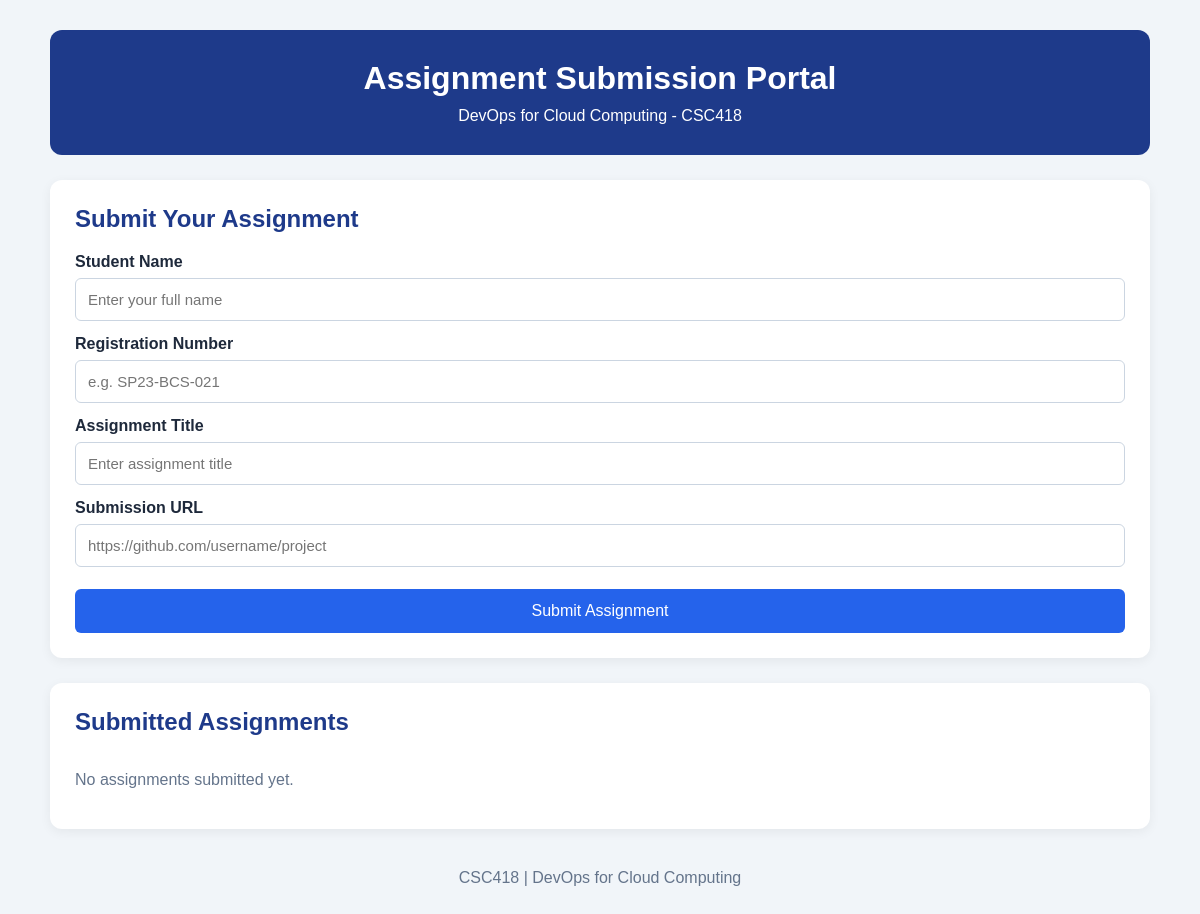
Before: / with the older database file.
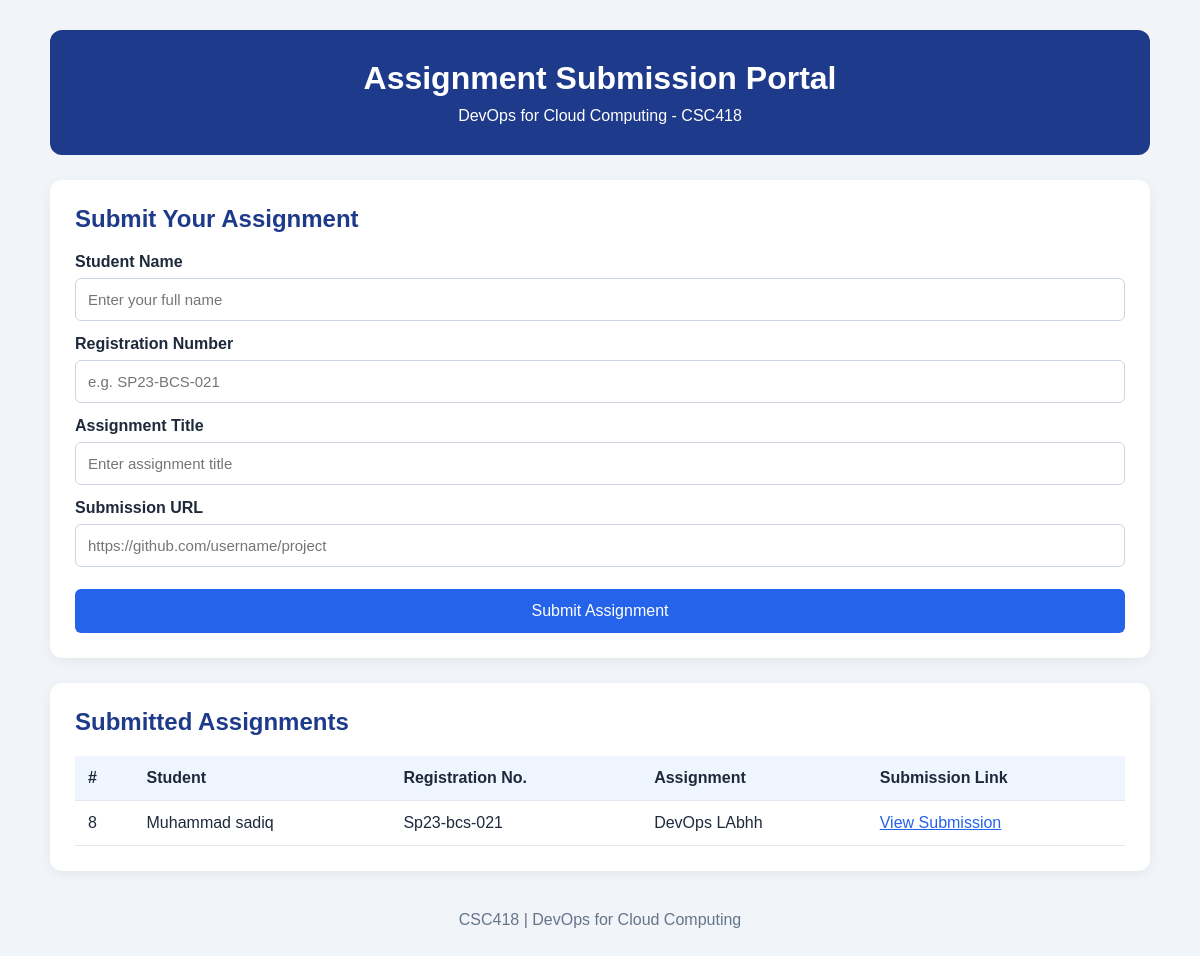
After: the same page with the newer database file.
### tables this page shows
CREATE TABLE submissions (
                    id INTEGER PRIMARY KEY AUTOINCREMENT,
                    student_name TEXT NOT NULL,
                    registration_number TEXT NOT NULL,
                    assignment_title TEXT NOT NULL,
                    submission_url TEXT NOT NULL
                );

### app.py (the view, shortened to what this page needs)
    @app.route("/", methods=["GET", "POST"])
    def index():
        with get_db() as conn:
            submissions = conn.execute(
                "SELECT * FROM submissions ORDER BY id DESC"
            ).fetchall()
        return render_template(
            "index.html",
            submissions=submissions
        )

### templates/index.html (shortened to what this page needs)
<!DOCTYPE html>
<html lang="en">
<head>
    <link rel="stylesheet" href="{{ url_for('static', filename='style.css') }}">
</head>
<body>
    <div class="container">
        <header>
            <h1>Assignment Submission Portal</h1>
            <p>DevOps for Cloud Computing - CSC418</p>
        </header>
        <section class="form-section">
            <h2>Submit Your Assignment</h2>
            <form method="POST" action="{{ url_for('index') }}">
                <label>Student Name</label>
                <input type="text" name="student_name"
                       placeholder="Enter your full name" required>
                <label>Registration Number</label>
                <input type="text" name="registration_number"
                       placeholder="e.g. SP23-BCS-021" required>
                <label>Assignment Title</label>
                <input type="text" name="assignment_title"
                       placeholder="Enter assignment title" required>
                <label>Submission URL</label>
                <input type="url" name="submission_url"
                       placeholder="https://github.com/username/project"
                       required>
                <button type="submit">Submit Assignment</button>
            </form>
        </section>
        <section class="submissions-section">
            <h2>Submitted Assignments</h2>
            {% if submissions %}
                <div class="table-wrapper">
                    <table>
                        <thead>
                            <tr>
                                <th>#</th>
                                <th>Student</th>
                                <th>Registration No.</th>
                                <th>Assignment</th>
                                <th>Submission Link</th>
                            </tr>
                        </thead>
                        <tbody>
                            {% for item in submissions %}
                                <tr>
                                    <td>{{ item.id }}</td>
                                    <td>{{ item.student_name }}</td>
                                    <td>{{ item.registration_number }}</td>
                                    <td>{{ item.assignment_title }}</td>
                                    <td>
                                        <a href="{{ item.submission_url }}"
                                           target="_blank" rel="noopener noreferrer">
                                            View Submission
                                        </a>
                                    </td>
                                </tr>
                            {% endfor %}
                        </tbody>
                    </table>
                </div>
            {% else %}
                <p class="empty">No assignments submitted yet.</p>
            {% endif %}
        </section>
        <footer>
            <p>CSC418 | DevOps for Cloud Computing</p>
        </footer>
    </div>
</body>
</html>

### static/style.css (style rules this page uses)
* { margin: 0; padding: 0; box-sizing: border-box; }
body { font-family: Arial, sans-serif; background: #f1f5f9; color: #1e293b; padding: 30px 15px; }
.container { max-width: 1100px; margin: auto; }
header { background: #1e3a8a; color: white; padding: 30px; text-align: center; border-radius: 12px; margin-bottom: 25px; }
header h1 { margin-bottom: 10px; }
.form-section, .submissions-section { background: white; padding: 25px; border-radius: 12px; margin-bottom: 25px; box-shadow: 0 3px 12px rgba(0,0,0,0.06); }
h2 { margin-bottom: 20px; color: #1e3a8a; }
form label { display: block; margin: 14px 0 7px; font-weight: bold; }
form input { width: 100%; padding: 12px; border: 1px solid #cbd5e1; border-radius: 6px; font-size: 15px; }
button { width: 100%; padding: 13px; margin-top: 22px; background: #2563eb; color: white; border: none; border-radius: 6px; cursor: pointer; font-size: 16px; }
.table-wrapper { overflow-x: auto; }
table { width: 100%; border-collapse: collapse; }
th, td { padding: 13px; text-align: left; border-bottom: 1px solid #e2e8f0; }
th { background: #eff6ff; }
a { color: #2563eb; }
footer { text-align: center; padding: 15px; color: #64748b; }

Changed rows visible on the page:
added submissions: id "8", student_name "Muhammad sadiq", registration_number "Sp23-bcs-021", assignment_title "DevOps LAbhh"
Other visible differences:
text no longer shown: "No assignments submitted yet."
text now shown: "# Student Registration No. Assignment Submission Link"
